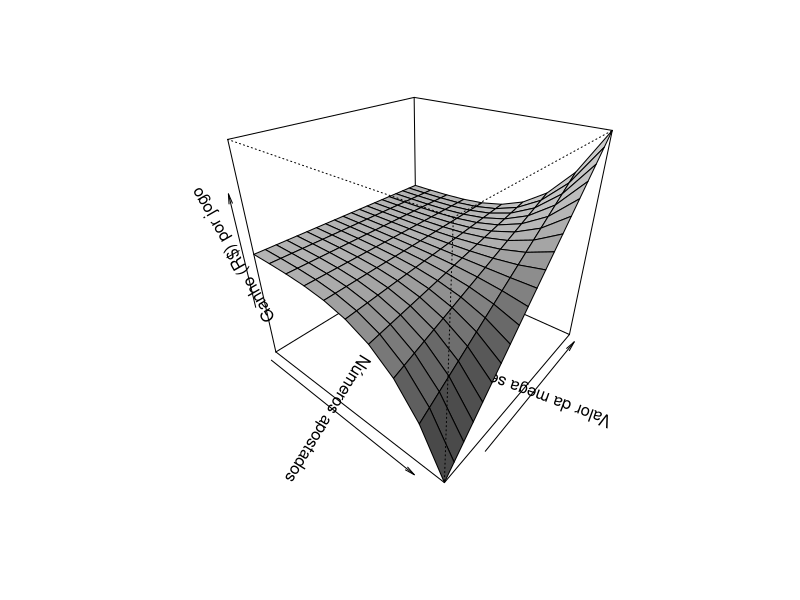

Source code (R):
# Probability of winning, based on type of game (aposta) and number of matches required (acerto)
prob <- function(aposta, acerto){
  choose(aposta,acerto)*choose(60-aposta,6-acerto)/choose(60, 6)
}
# Número de prêmios da quadra, para quem acertou a sena
funqua6 <- function(numb){
  ((numb-7)^2+(numb-7))*15/2
}
# Número de prêmios da quadra, para quem acertou a quina
funqua5 <- function(numb){
  ((numb-7)^2+3*(numb-7)+2)*5/2
}
# Número de prêmios da quadra, para quem acertou a quadra
funqua4 <- function(numb){
  (numb-5)*((numb-5)+1)/2
}
# Número de prêmios da quina, para quem acertou a sena
funqui6 <- function(numb){
  6*(numb-6)
}
# Número de prêmios da quina, para quem acertou a quina
funqui5 <- function(numb){
  numb-5
}
valor_aposta <- function(aposta){
  c(4.5, 31.5, 126, 378, 945, 2079, 4158, 7722, 13513.5, 22522.5)[aposta-5]
}
sena_fun <- function(numb = 6, 
                     premio = 50e6,
                     final_5 = F){
  prob_total <<- prob(numb,6) + prob(numb,5) + prob(numb,4)
  if(final_5){
    premio_quina <<- premio/470
  } else {
    premio_quina <<- premio/420
  }
  premio_quadra <- premio_quina*0.0013
  
    (1 - prob_total) * (-valor_aposta(numb))  + # Bilhete

    # Prob sena    
    prob(numb, 6) * (premio + funqui6(numb)*premio_quina + funqua6(numb)*premio_quadra) + # Sena
    
    # Prob quina
    prob(numb, 5) * (funqui5(numb)*premio_quina + funqua5(numb)*premio_quadra) +         # Quina
    
    # Prob quadra
    prob(numb, 4) * (funqua5(numb)*premio_quadra)                               # Quadra
  # Apresenta perda média por aposta (R$)
}


# PLOT MODEL
mm <- seq(10e6, 200e6, length=20)
nn <- seq(6, 15, by = 1)
zz <- outer(nn, mm, sena_fun)
persp(nn, mm, zz, theta = 40, phi = 30, shade = 0.5,
      xlab = "Números apostados",
      ylab = "Valor da mega sena",
      zlab = "Ganho (R$) por jogo",
      ylim = c(10e6, 200e6))
